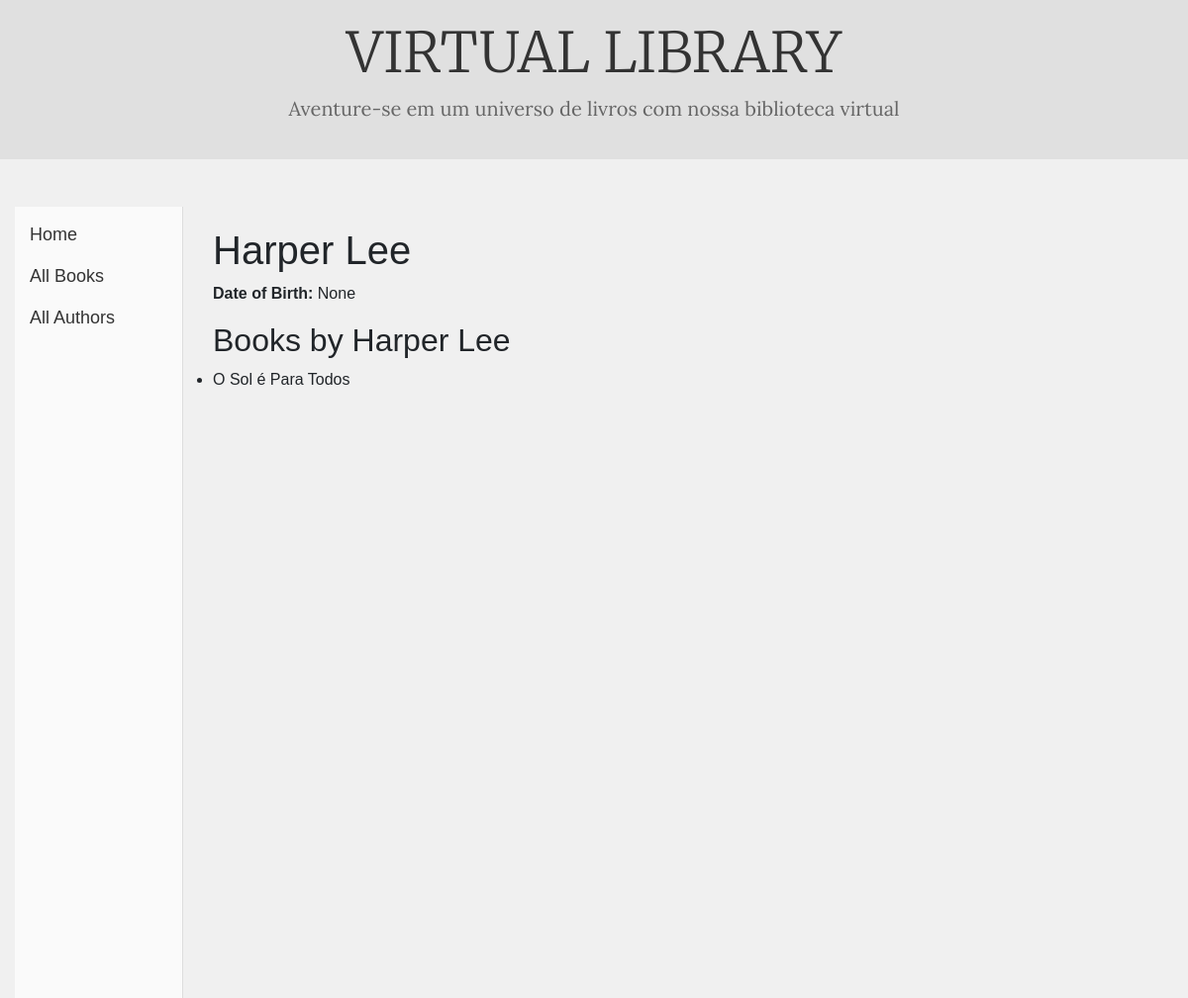
Page /catalog/author/2/ on the committed database.
### catalog/models.py (models this page shows, shortened)
class Author(models.Model):
    first_name = models.CharField(max_length=100)
    last_name = models.CharField(max_length=100)
    date_of_birth = models.DateField(null=True, blank=True)
    date_of_death = models.DateField('Died', null=True, blank=True)
    class Meta:
        ordering = ['last_name', 'first_name']

class Book(models.Model):
    title = models.CharField(max_length=200)
    author = models.ForeignKey('Author', on_delete=models.SET_NULL, null=True)
    summary = models.TextField(max_length=1000, help_text='Enter a brief description of the book')
    isbn = models.CharField('ISBN', max_length=13, help_text='13 Character <a href="https://www.isbn-international.org/content/what-isbn">ISBN number</a>')
    genre = models.ManyToManyField(Genre, help_text='Select a genre for this book')
    def display_genre(self):
        """Create a string for the Genre. This is required to display genre in Admin."""
        return ', '.join(genre.name for genre in self.genre.all()[:3])
    display_genre.short_description = 'Genre'

### catalog/views.py (the view)
# urls.py: path('author/<int:pk>/', views.AuthorDetailsView.as_view(), name='author-detail')
class AuthorDetailsView(DetailView):
    model = Author
    template_name = 'catalog/author_detail.html'
    context_object_name = 'author'

### catalog/templates/catalog/author_detail.html
{% extends "base_generic.html" %}
{% block content %}
<h1> {{ author.first_name }} {{ author.last_name }} </h1>
<p><strong>Date of Birth:</strong> {{ author.date_of_birth }} </p>
<h2>Books by {{ author.first_name }} {{ author.last_name }}</h2>
<ul>
    {% for book in author.book_set.all %}
        <li>{{ book.title }}</li>
    {% endfor %}
</ul>
{% endblock %}

### static/css/style.css (style rules this page uses)
* { margin: 0; padding: 0; box-sizing: border-box; }
body { background-color: #f0f0f0; font-family: Arial, sans-serif; }

### rows in the picture
Author: first_name "Harper", last_name "Lee", date_of_birth "None"
Book: title "O Sol é Para Todos"
